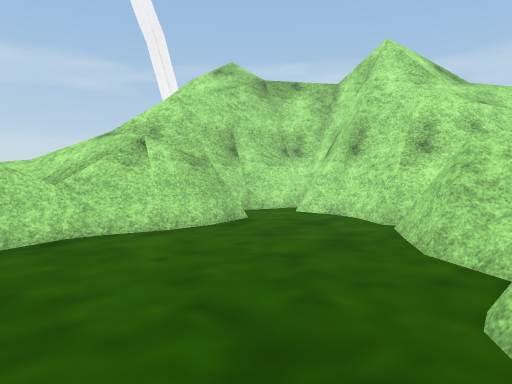
View 1 (above)

15 first-person views from a walk through a 3-D level made in the Unity game engine. The camera is 1.4 m above the floor, tilts 4° down and sees 70° across. The floor is counted in squares, 1 m on a side. Each view is taken from the middle of a square. On the plan, view 1 faces up. The plan holds only what a view shows up to about 16 squares ahead; the rest is blank. The place goes on beyond the plan. Some surface patterns are stand-ins.

View 2
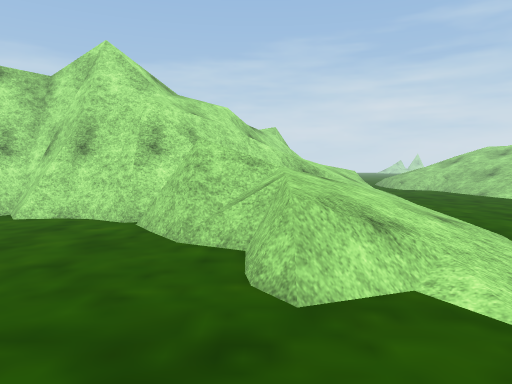

View 3
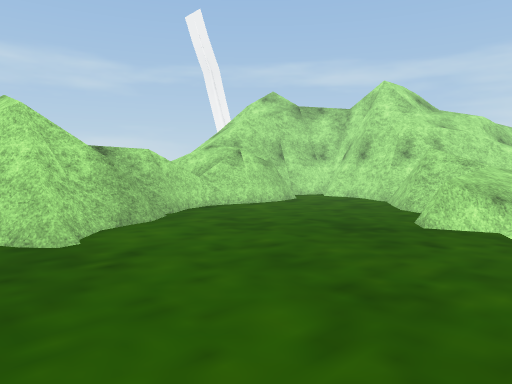

View 4
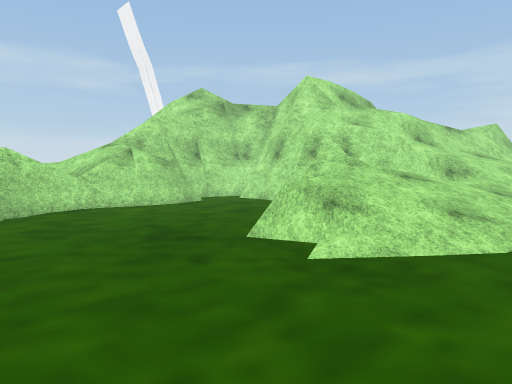

View 5
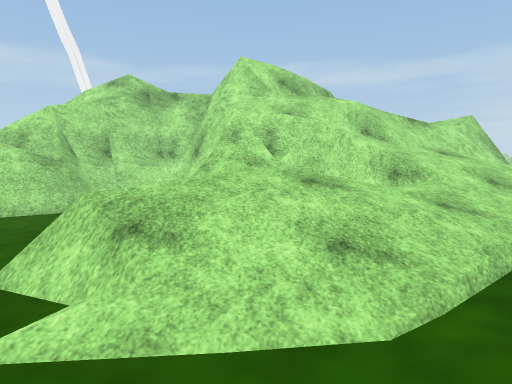

View 6
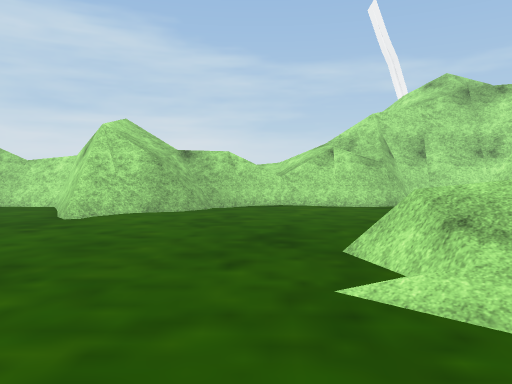

View 7
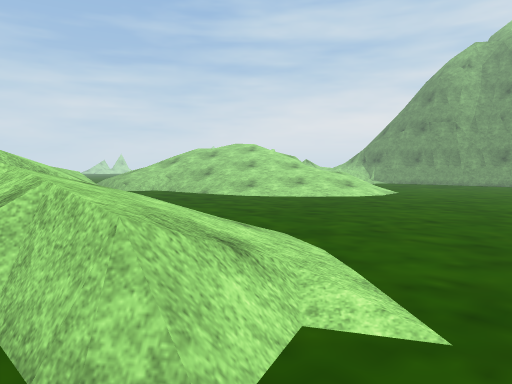

View 8
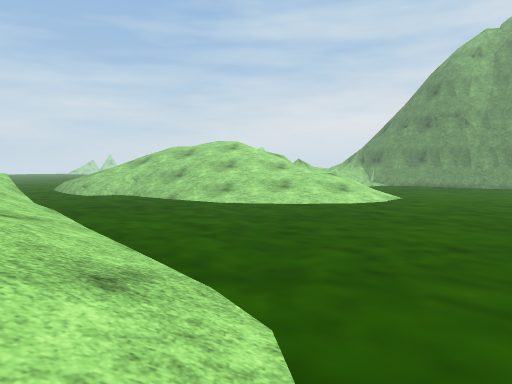

View 9
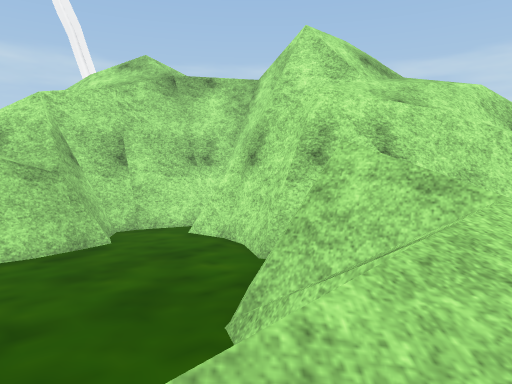

View 10
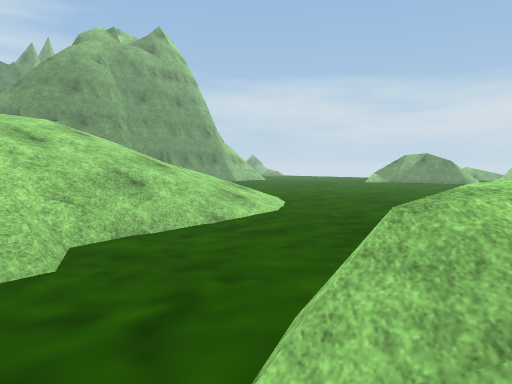

View 11
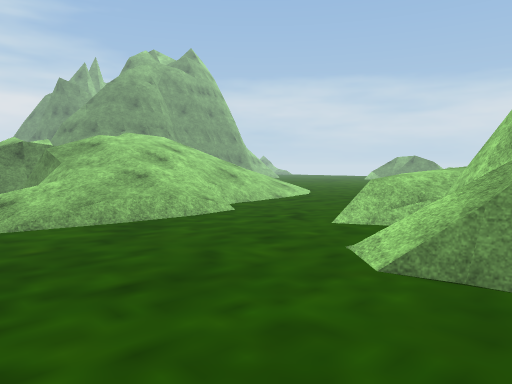

View 12
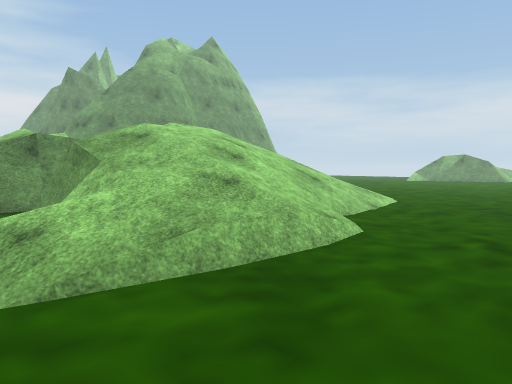

View 13
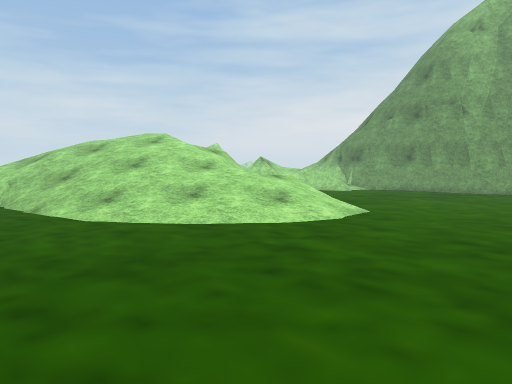

View 14
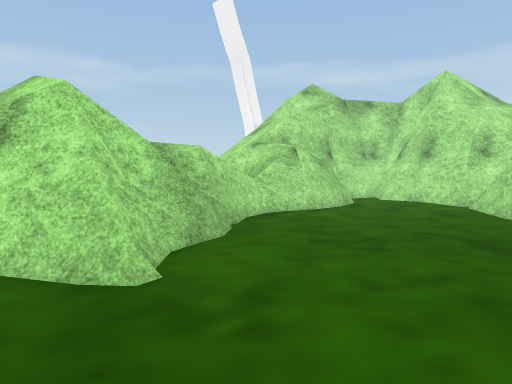

View 15
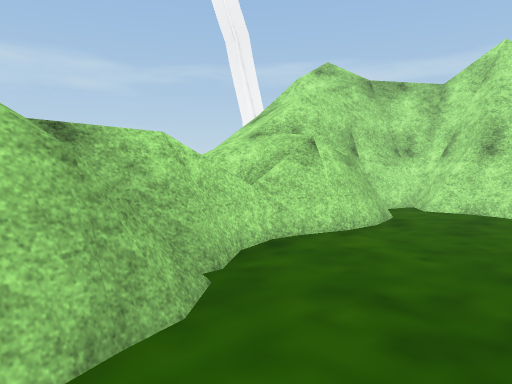

### Floor plan
Key: @ floor where view 1 was taken; # wall or solid block; . main floor; : floor 0.25 m higher than the main floor; + floor 0.5 m higher than the main floor; * floor 1.25 m higher than the main floor; % floor 1.75 m higher than the main floor; & floor 2.5 m higher than the main floor; / step, stairs or slope; = window, fence, low wall or low ledge; v drop or lower ground; O other object.
Columns run from 7 left of view 1 to 26 right of it. Each row starts with its distance up from view 1.
 21                            .
 20    O
 19    O                     /....
 18                          .....
 17                         =......
 16                         =:......
 15                        O=:.......
 14                       #  ........
 13         ##            #=........//
 12       ##=#            # +.....////
 11   ..  #..##      ..  ////....#=///
 10   .. ##...#    ....  **=.....=////
  9    ..##...###.....///#==....//////
  8   /###....=# //=%////=......#=////
  7   #=......=v/ ///////.......=/////
  6  /#.......=#////////.......//////&
  5 /v=.......v////////.......///////
  4 /v=.......=///////........///////
  3 /==......=///////........////////
  2 v#.......//////..........///////
  1 ##........////...........//////=
  0 .......@................////////
 -1 ........................///////
 -2  ........................////
 -3    .......... ...........////
 -4    .....       ..........///=
 -5          .       .........//
 -6      .            ..............
 -7                     ............
 -8                      ...........
 -9                         ........
-10                           ......
-11                             ....
-12                              ...

Positions as (right, up) in squares from view 1, and headings:
1: (0, 0), facing up
2: (-1, 0), facing up-right
3: (-2, -6), facing up
4: (2, -5), facing up
5: (5, -2), facing up
6: (5, -3), facing up-left
7: (0, 2), facing right
8: (3, 1), facing right
9: (3, 2), facing up
10: (18, 14), facing down
11: (20, 21), facing down
12: (23, 17), facing down
13: (8, -2), facing right
14: (-4, -4), facing up
15: (-4, 0), facing up
